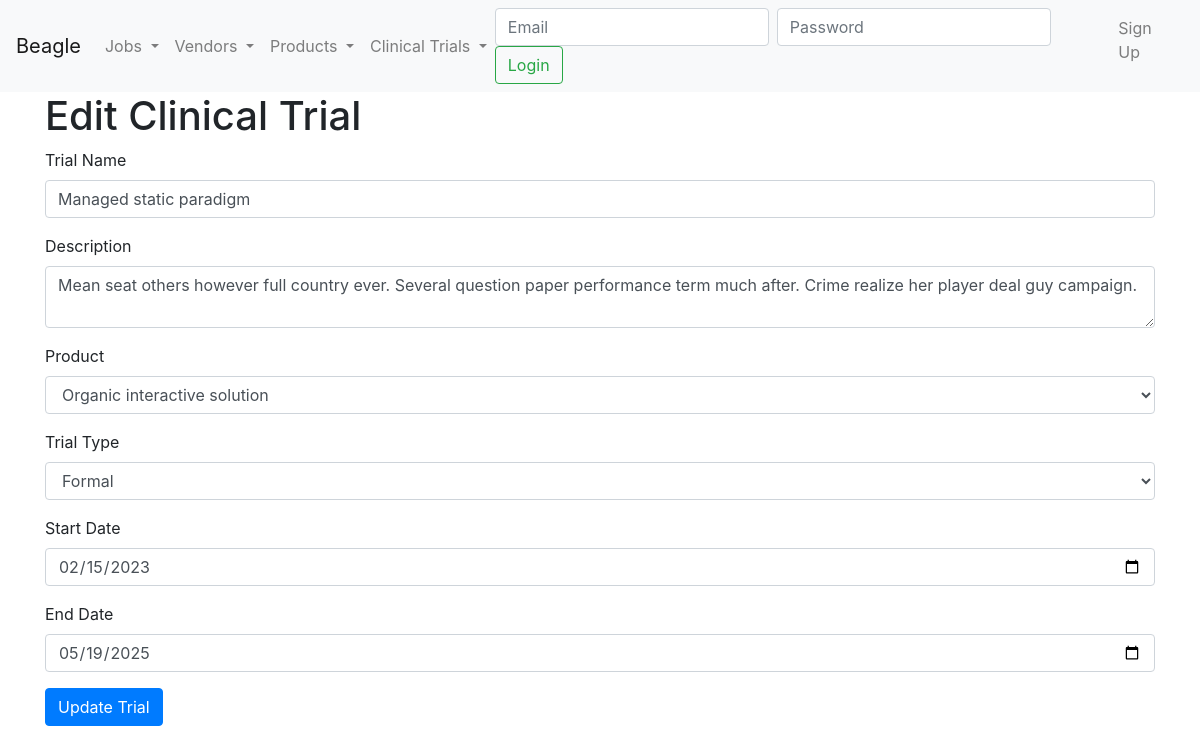
The page /edit_trial/35 on the database its author committed.
### model.py (models this page shows)
class ClinicalTrial(Base):
    __tablename__ = 'clinical_trials'
    TrialID = Column(Integer, primary_key=True)
    TrialName = Column(String, nullable=False)
    Description = Column(String)
    StartDate = Column(Date, nullable=False)
    EndDate = Column(Date)
    TrialType = Column(Enum('formal', 'informal', name='trial_type_enum'), nullable=False)
    ProductID = Column(String, ForeignKey('products.ProductID'))
    product = relationship('Product', back_populates='clinical_trials')
    enrollments = relationship('TrialEnrollment', back_populates='trial')
    standards = relationship('ClinicalTrialStandard', back_populates='trial')

class Product(Base):
    __tablename__ = 'products'
    ProductID = Column(String, primary_key=True)
    ProductName = Column(String, nullable=False)
    Description = Column(String)
    ResultsDisplayedInIDS7 = Column(Boolean)
    DICOMOutput = Column(String)
    WorklistIntegration = Column(Boolean)
    PrePopulatedReports = Column(Boolean)
    ProductType = Column(String)
    VendorID = Column(String, ForeignKey('vendors.VendorID'))
    vendor_ = relationship('Vendor', back_populates='products')
    pathologies = relationship('ProductPathology', back_populates='product')
    approvals = relationship('RegulatoryApproval', back_populates='product_')
    clinical_trials = relationship('ClinicalTrial', back_populates='product')

### clinical_trial.py (the view)
@app.route('/edit_trial/<int:trial_id>', methods=['GET', 'POST'])
def edit_trial_gui(trial_id):
    session = Session
    try:
        trial = session.query(ClinicalTrial).filter_by(TrialID=trial_id).first()
        if not trial:
            abort(404, description="Clinical trial not found")
        if request.method == 'POST':
            trial.TrialName = request.form['TrialName']
            trial.Description = request.form['Description']
            trial_type = request.form['TrialType']
            start_date = request.form['StartDate']
            end_date = request.form.get('EndDate')
            product_id = request.form['ProductID']
            if not trial.TrialName or not start_date or not trial_type or not product_id:
                flash('Please fill in all required fields', 'danger')
                return redirect(url_for('edit_trial_gui', trial_id=trial_id))
            product = session.query(Product).filter_by(ProductID=product_id).first()
            if not product:
                flash('Product not found', 'danger')
                return redirect(url_for('edit_trial_gui', trial_id=trial_id))
            trial.StartDate = datetime.strptime(start_date, '%Y-%m-%d').date()
            trial.EndDate = datetime.strptime(end_date, '%Y-%m-%d').date() if end_date else None
            trial.TrialType = trial_type
            trial.product = product
            session.commit()
            flash('Clinical trial updated successfully!', 'success')
            return redirect(url_for('trial_detail_gui', trial_id=trial.TrialID))
        else:
            products = session.query(Product).all()
            return render_template('clinical_trial/edit_trial.html', trial=trial, products=products)
    except SQLAlchemyError as e:
        session.rollback()
        flash(f'Error: {str(e)}', 'danger')
        return redirect(url_for('list_trials_gui'))

### app.py (called while the page is built)
@app.context_processor
def inject_get_job_status():
    return dict(get_job_status=get_job_status)

### templates/clinical_trial/edit_trial.html (shortened to what this page needs)
{% extends 'base.html' %}
{% block content %}
<h1>Edit Clinical Trial</h1>
<form method="post">
    <div class="form-group">
        <label for="TrialName">Trial Name</label>
        <input type="text" class="form-control" id="TrialName" name="TrialName" value="{{ trial.TrialName }}" required>
    </div>
    <div class="form-group">
        <label for="Description">Description</label>
        <textarea class="form-control" id="Description" name="Description">{{ trial.Description }}</textarea>
    </div>
    <div class="form-group">
        <label for="ProductID">Product</label>
        <select class="form-control" id="ProductID" name="ProductID" required>
            {% for product in products %}
            <option value="{{ product.ProductID }}" {% if product.ProductID == trial.ProductID %}selected{% endif %}>{{ product.ProductName }}</option>
            {% endfor %}
        </select>
    </div>
    <div class="form-group">
        <label for="TrialType">Trial Type</label>
        <select class="form-control" id="TrialType" name="TrialType" required>
            <option value="formal" {% if trial.TrialType == 'formal' %}selected{% endif %}>Formal</option>
        </select>
    </div>
    <div class="form-group">
        <label for="StartDate">Start Date</label>
        <input type="date" class="form-control" id="StartDate" name="StartDate" value="{{ trial.StartDate.strftime('%Y-%m-%d') }}" required>
    </div>
    <div class="form-group">
        <label for="EndDate">End Date</label>
        <input type="date" class="form-control" id="EndDate" name="EndDate" value="{{ trial.EndDate.strftime('%Y-%m-%d') if trial.EndDate }}">
    </div>
    <button type="submit" class="btn btn-primary">Update Trial</button>
</form>
{% endblock %}

### rows shown on the page
ClinicalTrial: TrialName "Managed static paradigm", Description "Mean seat others however full country ever. Several question paper performance term much after. Crime realize her player deal guy campaign.", ProductID "Organic interactive solution", TrialType "Formal", StartDate "02/15/2023", EndDate "05/19/2025"
